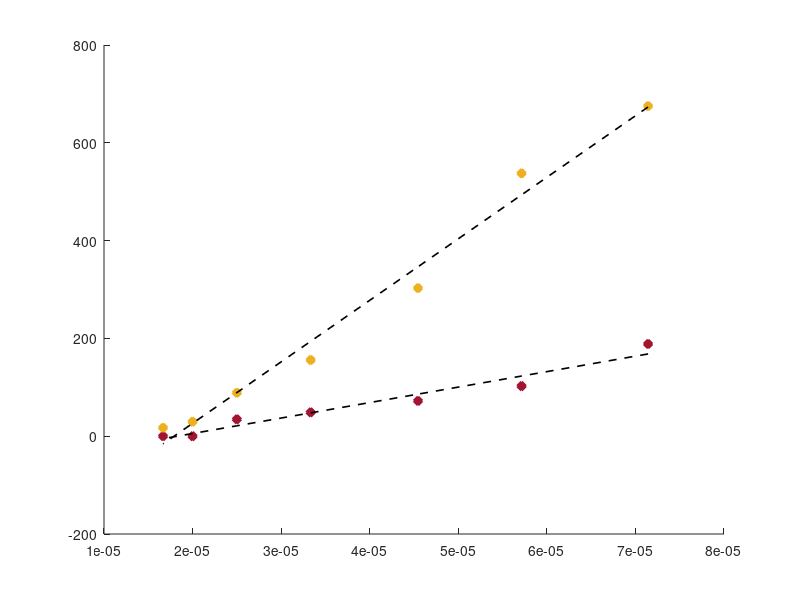

MATLAB code for this plot: (Note: this script raises an error after producing the figure.)
% Plot values of k_ex obtained from lstsq fit 
% vs MAS from the recorded spectrum 
% Author: Ettore Bartalucci, RWTH Aachen
% Project: CF3 self decoupling

%% Values
% K_ex values from the fits [s^-1]
kex_cos2_apod_tla_rac = [209 114.4 72.9 34.1 19.8 0 0];
kex_cos2_apod_tla_s = [716.5 534.5 354.2 190.2 85.6 12.9 4.4];

kex_no_apod_tla_rac = [188.6 102.5 72.2 48.8 34.5 0 0];
kex_no_apod_tla_s = [675.1 537.6 302.8 155.8 88.9 29.5 17.3];

mas_rates = [14000 17500 22000 30000 40000 50000 60000];

%% Plots
inv_mas_rates = 1./ mas_rates;

linfit_kex_no_apod_rac = polyval(polyfit(inv_mas_rates, kex_no_apod_tla_rac, 1), inv_mas_rates);

linfit_kex_no_apod_s = polyval(polyfit(inv_mas_rates, kex_no_apod_tla_s, 1), inv_mas_rates);

% Plot the values as inverted MAS
figure(1); clf; hold on;

plot(inv_mas_rates, kex_no_apod_tla_rac, 'd', 'MarkerSize',6, 'LineWidth', 2, 'MarkerFaceColor',...
    '#A2142F', 'Color', '#A2142F', 'LineStyle','none')

plot(inv_mas_rates,kex_no_apod_tla_s, 'd', 'MarkerSize',6, 'LineWidth', 2, 'MarkerFaceColor',...
     '#EDB120', 'Color', '#EDB120', 'LineStyle','none')

plot(inv_mas_rates, linfit_kex_no_apod_rac, '--k', 'LineWidth', 1.2)

disp(['Equation for Rac is y = ' num2str(linfit_kex_no_apod_rac(1)) '*x + ' num2str(linfit_kex_no_apod_rac(2))])
SStot_rac = sum((kex_no_apod_tla_rac-mean(kex_no_apod_tla_rac)).^2);                    % Total Sum-Of-Squares
SSres_rac = sum((kex_no_apod_tla_rac-linfit_kex_no_apod_rac).^2);                       % Residual Sum-Of-Squares
Rsq_rac = 1-SSres_rac/SStot_rac;   

plot(inv_mas_rates, linfit_kex_no_apod_s, '--k', 'LineWidth', 1.2)

disp(['Equation for S is y = ' num2str(linfit_kex_no_apod_s(1)) '*x + ' num2str(linfit_kex_no_apod_s(2))])
SStot_s = sum((kex_no_apod_tla_s-mean(kex_no_apod_tla_s)).^2);                    % Total Sum-Of-Squares
SSres_s = sum((kex_no_apod_tla_s-linfit_kex_no_apod_s).^2);                       % Residual Sum-Of-Squares
Rsq_s = 1-SSres_s/SStot_s;                            % R^2

labels = string(mas_rates);
text(inv_mas_rates, kex_no_apod_tla_rac, labels, 'HorizontalAlignment','center', 'VerticalAlignment','bottom')
axis('padded');

set(gca, 'YDir','reverse')
ylim([-10 800])

xlabel('1/\omega_{MAS} [s]')
ylabel('k_{ex} [s^{-1}]')

title('Variation of k_{ex} vs 1/\omega_{MAS}')

legend('rac-TFLA','({\itS})-TFLA', 'Location', 'southwest')

hold off;

% Plot the values as inverted MAS
figure(2); clf; hold on;

% Plot data points
plot(inv_mas_rates, kex_no_apod_tla_rac, 'd', 'MarkerSize', 6, 'LineWidth', 2, ...
    'MarkerFaceColor', '#A2142F', 'Color', '#A2142F', 'LineStyle', 'none');

plot(inv_mas_rates, kex_no_apod_tla_s, 'd', 'MarkerSize', 6, 'LineWidth', 2, ...
    'MarkerFaceColor', '#EDB120', 'Color', '#EDB120', 'LineStyle', 'none');

plot(inv_mas_rates, linfit_kex_no_apod_rac, '--k', 'LineWidth', 1.2);
plot(inv_mas_rates, linfit_kex_no_apod_s, '--k', 'LineWidth', 1.2);

% Adjust axes properties
set(gca, 'YDir', 'reverse');
ylim([-10 800]);

xlabel('\nu_{MAS}^{-1} / s');
ylabel('k_{ex} / s^{-1}');
set(gca,'TickDir','out'); % The only other option is 'in'

legend('rac-TFLA', '({\itS})-TFLA', 'Location', 'southwest');

% Add the secondary top x-axis
ax1 = gca; % Current axes
ax2 = axes('Position', ax1.Position, ...
           'XAxisLocation', 'top', ...
           'YAxisLocation', 'right', ...
           'Color', 'none', ...
           'XColor', 'k', ...
           'YColor', 'none'); % Make y-axis invisible

% Set custom ticks and labels on the top x-axis
rev_mas_rates = [60 50 40 30 22 17.5 14]; % The custom MAS rates

% Define the mapping from inv_mas_rates to rev_mas_rates
[sorted_inv_mas_rates, sort_idx] = sort(inv_mas_rates); % Sort inv_mas_rates for consistent x-axis
sorted_rev_mas_rates = rev_mas_rates(sort_idx); % Reorder rev_mas_rates accordingly
% Use sorted inv_mas_rates for ticks and corresponding rev_mas_rates as labels
set(ax2, 'XTick', sorted_inv_mas_rates, 'XTickLabel', sorted_rev_mas_rates);

% Ensure the limits of ax2 match ax1
set(ax2, 'XLim', get(ax1, 'XLim'));


xlabel(ax2, 'MAS / kHz', 'Color', 'k');

ax2.YTick = [];

linkaxes([ax1, ax2], 'x');

hold off;
